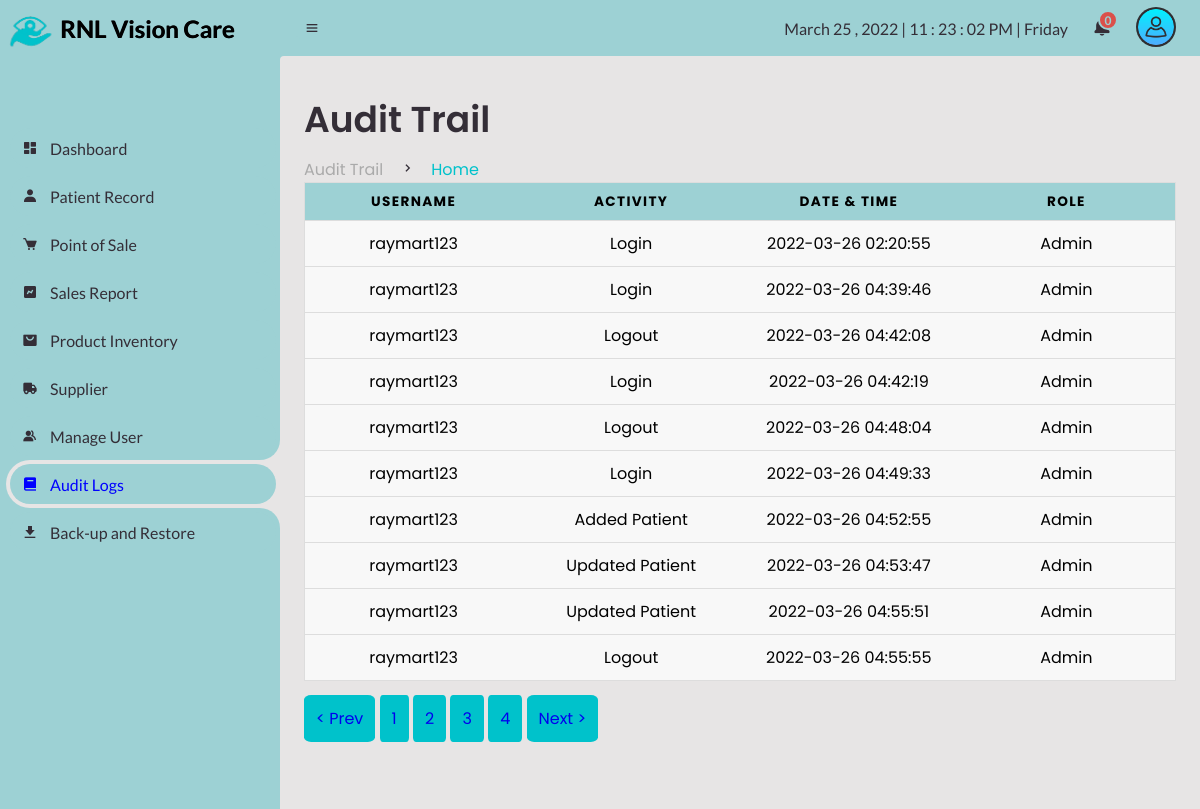
/Admin/audit.php?page=2 (signed in), run on an earlier commit of the app's database.
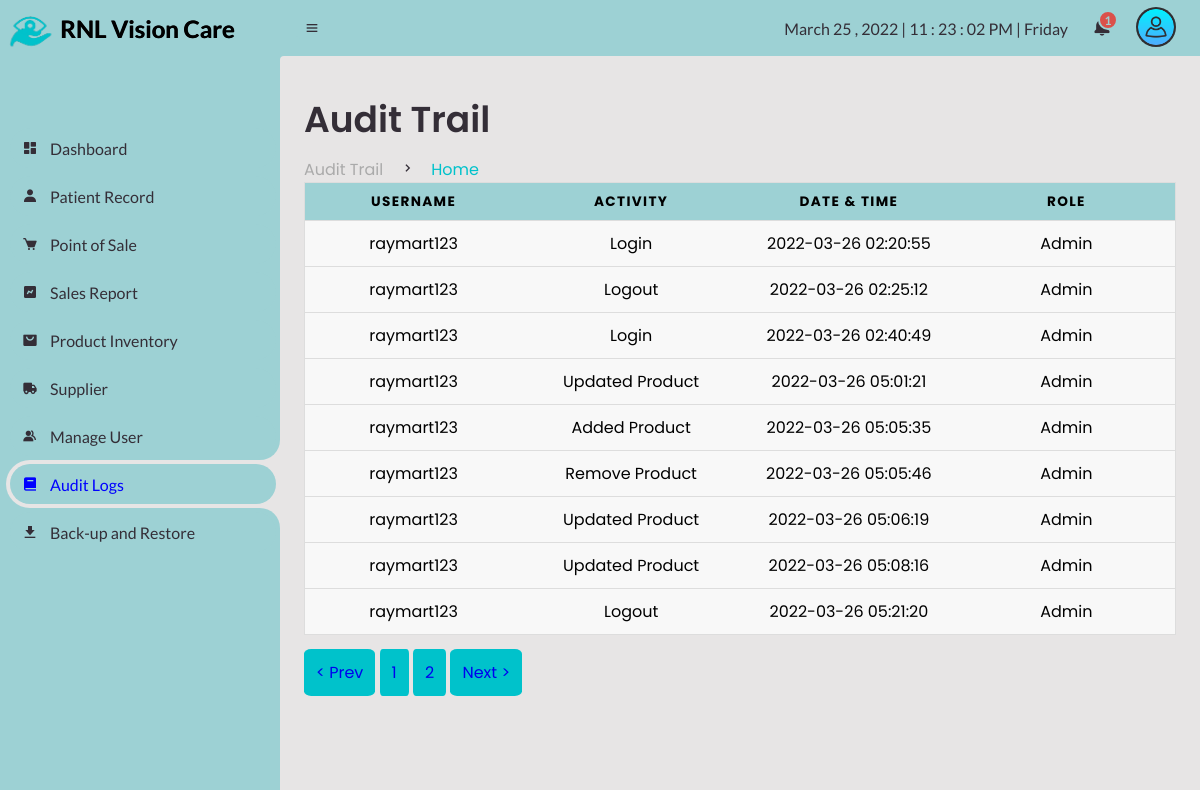
And on a later commit of the database.
### tables this page shows
CREATE TABLE `users_logs` (
  `logs_id` int(11) NOT NULL AUTO_INCREMENT,
  `logs_username` varchar(255) NOT NULL,
  `logs_activity` varchar(255) NOT NULL,
  `logs_datentime` datetime NOT NULL,
  `logs_roles` varchar(255) NOT NULL,
  PRIMARY KEY (`logs_id`)
);

### Admin/audit.php (the view, shortened to what this page needs)
<?php
include("session.php");
?>
<!DOCTYPE html>
<html lang="en">
<head>
	<link href='https://unpkg.com/boxicons@2.0.9/css/boxicons.min.css' rel='stylesheet'>
	<link rel="stylesheet" href="css\sys_style.css">
</head>
<body>
	<section id="sidebar">
		<a href="supplier.php" class="brand">
			<img src="images\logo.png" alt="" width="60px;">
			<span class="text" style="text-shadow:0.5px 0px #000; color: black;">RNL Vision Care</span>
		</a>
		<ul class="side-menu top">
			<li>
				<a href="dashboard.php">
					<i class='bx bxs-dashboard' ></i>
					<span class="text">Dashboard</span>
				</a>
			</li>
			<li>
				<a href="patient-record.php">
					<i class='bx bxs-user' ></i>
					<span class="text">Patient Record</span>
				</a>
			</li>
			<li>
				<a href="point-of-sale.php">
					<i class='bx bxs-cart' ></i>
					<span class="text">Point of Sale</span>
				</a>
			</li>
			<li>
				<a href="sales-report.php">
					<i class='bx bxs-chart' ></i>
					<span class="text">Sales Report</span>
				</a>
			</li>
			<li>
				<a href="product.php">
					<i class='bx bxs-shopping-bag-alt' ></i>
					<span class="text">Product Inventory</span>
				</a>
			</li>
			<li>
				<a href="supplier.php">
					<i class='bx bxs-truck' ></i>
					<span class="text">Supplier</span>
				</a>
			</li>
			<li>
				<a href="manage-user.php">
					<i class='bx bxs-group' ></i>
					<span class="text">Manage User</span>
				</a>
			</li>
			<li class="active">
				<a href="audit.php">
					<i class='bx bxs-book' ></i>
					<span class="text">Audit Logs</span>
				</a>
			</li>
			<li>
				<a href="archive.php">
					<i class='bx bxs-download' ></i>
					<span class="text">Back-up and Restore</span>
				</a>
			</li>
		</ul>
	</section>
	<section id="content">
		<nav>
			<i class='bx bx-menu' ></i>
			<div id="digital-clock"></div>
			<div class="dropdown2">
			<a href="#" class="notification">
				<span class="num">
				<?php
				$query = mysqli_query($conn, "SELECT COUNT(*) as total from client_inquiries WHERE inquiries_status = '2'");
					while($result=mysqli_fetch_array($query)){
					echo $result['total'];
				}
				?>
						  </span>
			</a>
			</div>
			<div class="dropdown1">
			<img src="img\user.png" alt="" width="40px" class="userlogo">
			</div>
		</nav>
		<main>
			<div class="head-title">
				<div class="left">
					<h1>Audit Trail</h1>
					<ul class="breadcrumb">
						<li>
							<a href="audit.php">Audit Trail</a>
						</li>
						<li><i class='bx bx-chevron-right' ></i></li>
						<li>
							<a class="active" href="audit.php">Home</a>
						</li>
					</ul>
				</div>
			</div>
	<table>
     <thead>
     	<tr>
			<th>Username</th>
      <th>Activity</th>
      <th>Date & Time</th>
      <th>Role</th>
     	</tr>
     </thead>
     <tbody>
	 <?php
       $conn = mysqli_connect("localhost", "root", "","capstone");
	$limit=10;
	$page=isset($_GET['page']) ? $_GET['page']:1;
	$start=($page-1)*$limit;
	$sql2 =$conn->query("SELECT count(logs_id) AS id FROM `users_logs`");
    $sql = "SELECT * from users_logs LIMIT $start, $limit";
	$result2 = $sql2->fetch_all(MYSQLI_ASSOC);
            $total=$result2[0]['id'];
            $pages=ceil($total/$limit);
            $prev=$page-1;
            $next=$page+1;
    $result = $conn-> query($sql);
      if ($result-> num_rows > 0) {
        while ($row = $result-> fetch_assoc()){
?>
		 <tr>
     	  	<td data-label="Username"><?php echo $row['logs_username'];?></td>
     	  	<td data-label="Activity"><?php echo $row['logs_activity'];?></td>
     	  	<td data-label="Date&Time"><?php echo $row['logs_datentime'];?></td>
     	  	<td data-label="Roles"><?php echo $row['logs_roles'];?></td>
     	  </tr>
     	 <?php
     	}}
     	?>
     </tbody>
   </table>
  	<br>
   <a class="page" id="pre" href="audit.php?page=<?=$prev; ?>">< Prev</a>
    	  <?php  for($i=1; $i <=$pages ; $i++): ?>
    <a class="page" href="audit.php?page=<?=$i; ?>"><?=$i; ?></a>
                      <?php endfor; ?>
    <a class="page" id="pnext" href="audit.php?page=<?=$next; ?>">Next ></a>
		</main>
	</section>
</body>
</html>

### Admin/css/sys_style.css (style rules this page uses)
* { margin: 0; padding: 0; box-sizing: border-box; }
a { text-decoration: none; }
li { list-style: none; }
:root { --poppins: 'Poppins', sans-serif; --lato: 'Lato', sans-serif; --light: #9dd1d4; --blue: #00c2cb; --light-blue: #e5eaf0; --grey: rgb(231, 229, 229); --dark-grey: #AAAAAA; --dark: #342E37; --red: #DB504A; --yellow: #FFCE26; --light-yellow: #FFF2C6; --orange: #FD7238; --light-orange: #FFE0D3; }
html { overflow-x: hidden; }
body { background: var(--grey); overflow-x: hidden; }
#sidebar { position: fixed; top: 0; left: 0; width: 280px; height: 100%; background: var(--light); z-index: 2000; font-family: var(--lato); transition: .3s ease; overflow-x: hidden; scrollbar-width: none; }
#sidebar .brand { font-size: 24px; font-weight: 700; height: 56px; display: flex; align-items: center; color: var(--blue); position: sticky; top: 0; left: 0; background: var(--light); z-index: 500; padding-bottom: 20px; box-sizing: content-box; }
#sidebar .side-menu { width: 100%; margin-top: 48px; }
#sidebar .side-menu li { height: 48px; background: transparent; margin-left: 6px; border-radius: 48px 0 0 48px; padding: 4px; }
#sidebar .side-menu li.active { background: var(--grey); position: relative; }
#sidebar .side-menu li.active::before { content: ''; position: absolute; width: 40px; height: 40px; border-radius: 50%; top: -40px; right: 0; box-shadow: 20px 20px 0 var(--grey); z-index: -1; }
#sidebar .side-menu li.active::after { content: ''; position: absolute; width: 40px; height: 40px; border-radius: 50%; bottom: -40px; right: 0; box-shadow: 20px -20px 0 var(--grey); z-index: -1; }
#sidebar .side-menu li a { width: 100%; height: 100%; background: var(--light); display: flex; align-items: center; border-radius: 48px; font-size: 16px; color: var(--dark); white-space: nowrap; overflow-x: hidden; }
#sidebar .side-menu.top li.active a { color: blue; }
#sidebar .side-menu li a .bx { min-width: calc(60px - ((4px + 6px) * 2)); display: flex; justify-content: center; }
#content { position: relative; width: calc(100% - 280px); left: 280px; transition: .3s ease; }
#content nav { height: 56px; background: var(--light); padding: 0 24px; display: flex; align-items: center; grid-gap: 24px; font-family: var(--lato); position: sticky; top: 0; left: 0; z-index: 1000; }
#content nav::before { content: ''; position: absolute; width: 40px; height: 40px; bottom: -40px; left: 0; border-radius: 10%; box-shadow: -20px -20px 0 var(--light); }
#content nav a { color: var(--dark); }
#content nav .bx.bx-menu { cursor: pointer; color: var(--dark); }
#content nav .notification { font-size: 20px; position: relative; }
#content nav .notification .num { position: absolute; top: -6px; right: -6px; width: 20px; height: 20px; border-radius: 50%; border: 2px solid var(--light); background: var(--red); color: var(--light); font-weight: 700; font-size: 12px; display: flex; justify-content: center; align-items: center; }
#content main { width: 100%; padding: 36px 24px; font-family: var(--poppins); max-height: calc(100vh - 56px); overflow-y: auto; }
#content main .head-title { display: flex; align-items: center; justify-content: space-between; grid-gap: 16px; flex-wrap: wrap; }
#content main .head-title .left h1 { font-size: 36px; font-weight: 600; margin-bottom: 10px; color: var(--dark); }
#content main .head-title .left .breadcrumb { display: flex; align-items: center; grid-gap: 16px; }
#content main .head-title .left .breadcrumb li { color: var(--dark); }
#content main .head-title .left .breadcrumb li a { color: var(--dark-grey); pointer-events: none; }
#content main .head-title .left .breadcrumb li a.active { color: var(--blue); pointer-events: unset; }
#digital-clock { color: var(--dark); }
.userlogo { background-color:#302e31; padding: 2px; border-radius: 50%; cursor: pointer; }
.dropdown1 { position: relative; display: inline-block; }
.dropdown2 { position: relative; display: inline-block; }

### Admin/audit.php (style rules this page uses)
.page { background-color: #00c2cb; padding: 12px; border: none; border-radius: 10%; }
table { border: 1px solid #ccc; border-collapse: collapse; margin: 0; padding: 0; width: 100%; table-layout: fixed; }
table tr { background-color: #f8f8f8; border: 1px solid #ddd; padding: .35em; }
table th, table td { padding: .625em; text-align: center; }
table th { font-size: .85em; letter-spacing: .1em; text-transform: uppercase; background-color: #9dd1d4; }

What changed in the data, as far as the page shows it:
removed users_logs: logs_username "raymart123", logs_activity "Logout", logs_datentime "2022-03-26 04:55:55", logs_roles "Admin"
changed users_logs (number 2 of 9 on the later page): logs_activity "Login" → "Logout"; logs_datentime "2022-03-26 04:39:46" → "2022-03-26 02:25:12"
changed users_logs (number 3 of 9 on the later page): logs_activity "Logout" → "Login"; logs_datentime "2022-03-26 04:42:08" → "2022-03-26 02:40:49"
changed users_logs (number 4 of 9 on the later page): logs_activity "Login" → "Updated Product"; logs_datentime "2022-03-26 04:42:19" → "2022-03-26 05:01:21"
changed users_logs: logs_activity "Logout" → "Added Product"; logs_datentime "2022-03-26 04:48:04" → "2022-03-26 05:05:35"
changed users_logs: logs_activity "Login" → "Remove Product"; logs_datentime "2022-03-26 04:49:33" → "2022-03-26 05:05:46"
changed users_logs (number 7 of 9 on the later page): logs_activity "Added Patient" → "Updated Product"; logs_datentime "2022-03-26 04:52:55" → "2022-03-26 05:06:19"
changed users_logs (number 8 of 9 on the later page): logs_activity "Updated Patient" → "Updated Product"; logs_datentime "2022-03-26 04:53:47" → "2022-03-26 05:08:16"
changed users_logs (number 9 of 9 on the later page): logs_activity "Updated Patient" → "Logout"; logs_datentime "2022-03-26 04:55:51" → "2022-03-26 05:21:20"
Also different on the page:
new list line: "1"
list line gone: "0"
list line gone: "3"
list line gone: "4"
